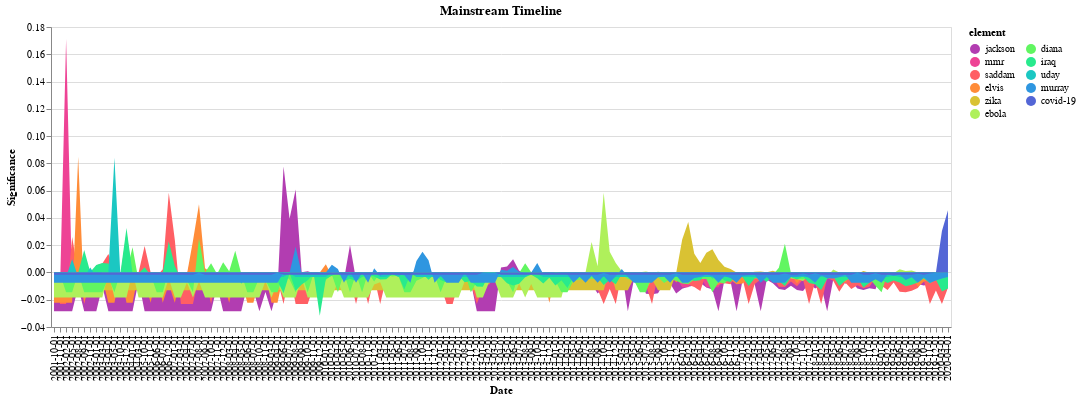
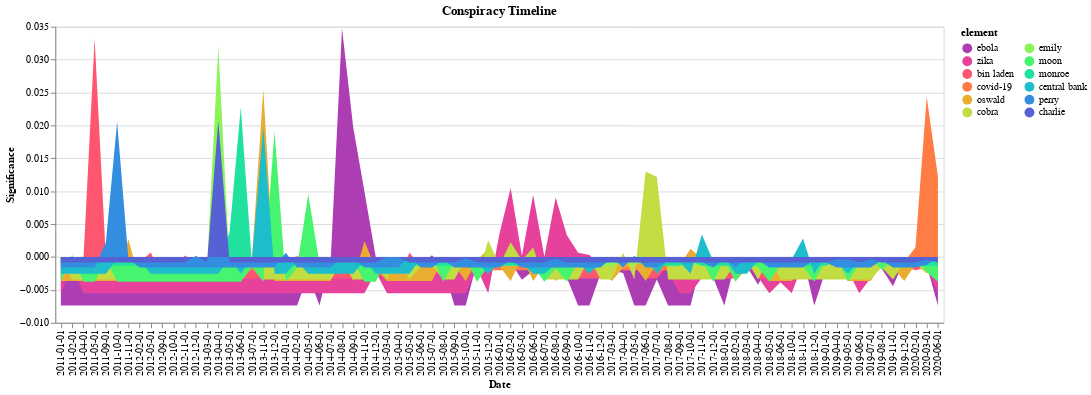

Notebook code cell kept with these figures, in order:
### Markdown cell above
### vis 2
Distances from dvr for most significant words

### Code cell
for subcorpus in ("mainstream", "conspiracy"):
    df = pd.read_csv(f"results/{subcorpus}/max_distances.csv")
    ms = df.columns.to_list()
    df = df.assign(
        **{
            "category": sorted([
                p.split("/")[-1][5:-4] for p in glob(f"results/{subcorpus}/sigs/*.csv")
            ])
        }
    )
    msdf = pd.melt(df[ms + ["category"]], id_vars="category", var_name="element", value_name="KL")
    display(
        timeline(
            msdf,
            x="category",
            y="KL",
            subcorpus=subcorpus,
            stack=None,
            order=ms,
            name=f"vis_2_{subcorpus}_timeline",
        )
    )

### Figure 1 — Vega-Lite specification as saved in the notebook (floating-point values rounded to 4 significant figures; data arrays with more than 128 entries replaced by an {"elided": "..."} marker saying what was removed)
{"config": {"view": {"continuousWidth": 400, "continuousHeight": 300}}, "data": {"name": "data-623d3ec2ae591c13461ceb64c0f2a636"}, "mark": "area", "encoding": {"color": {"field": "element", "legend": {"columns": 2, "labelLimit": 1000}, "scale": {"scheme": "rainbow"}, "sort": ["jackson", "mmr", "saddam", "elvis", "zika", "ebola", "diana", "iraq", "uday", "murray", "covid-19"], "type": "nominal"}, "opacity": {"condition": {"value": 1, "selection": "selector005"}, "value": 0.2}, "tooltip": [{"field": "element", "type": "nominal"}, {"field": "KL", "type": "quantitative"}], "x": {"field": "category", "title": "Date", "type": "ordinal"}, "y": {"field": "KL", "stack": null, "title": "Significance", "type": "quantitative"}}, "selection": {"selector006": {"type": "interval", "bind": "scales", "encodings": ["x", "y"]}, "selector005": {"type": "multi", "fields": ["element"], "bind": "legend"}}, "title": "Mainstream Timeline", "width": 900, "$schema": "https://vega.github.io/schema/vega-lite/v4.17.0.json", "datasets": {"data-623d3ec2ae591c13461ceb64c0f2a636": {"elided": "1639 records"}}}

### Figure 2 — Vega-Lite specification as saved in the notebook (floating-point values rounded to 4 significant figures; data arrays with more than 128 entries replaced by an {"elided": "..."} marker saying what was removed)
{"config": {"view": {"continuousWidth": 400, "continuousHeight": 300}}, "data": {"name": "data-ef9bd5cc83a5a2f00f88a29093c323d1"}, "mark": "area", "encoding": {"color": {"field": "element", "legend": {"columns": 2, "labelLimit": 1000}, "scale": {"scheme": "rainbow"}, "sort": ["ebola", "zika", "bin laden", "covid-19", "oswald", "cobra", "emily", "moon", "monroe", "central bank", "perry", "charlie"], "type": "nominal"}, "opacity": {"condition": {"value": 1, "selection": "selector007"}, "value": 0.2}, "tooltip": [{"field": "element", "type": "nominal"}, {"field": "KL", "type": "quantitative"}], "x": {"field": "category", "title": "Date", "type": "ordinal"}, "y": {"field": "KL", "stack": null, "title": "Significance", "type": "quantitative"}}, "selection": {"selector008": {"type": "interval", "bind": "scales", "encodings": ["x", "y"]}, "selector007": {"type": "multi", "fields": ["element"], "bind": "legend"}}, "title": "Conspiracy Timeline", "width": 900, "$schema": "https://vega.github.io/schema/vega-lite/v4.17.0.json", "datasets": {"data-ef9bd5cc83a5a2f00f88a29093c323d1": {"elided": "948 records"}}}
